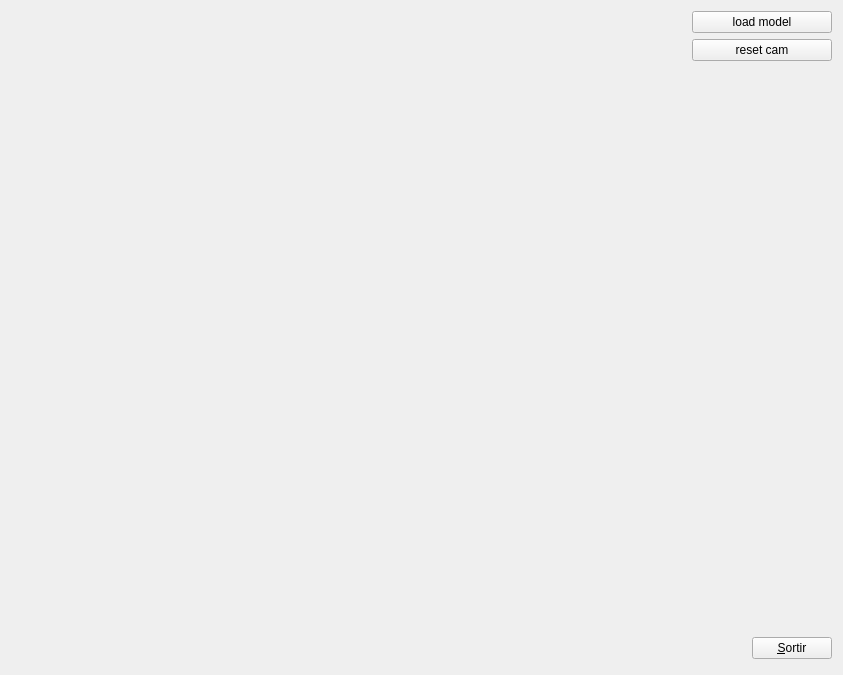
<?xml version="1.0" encoding="UTF-8"?>
<ui version="4.0">
 <class>Principal</class>
 <widget class="QWidget" name="Principal">
  <property name="geometry">
   <rect>
    <x>0</x>
    <y>0</y>
    <width>843</width>
    <height>675</height>
   </rect>
  </property>
  <property name="sizePolicy">
   <sizepolicy hsizetype="MinimumExpanding" vsizetype="Expanding">
    <horstretch>0</horstretch>
    <verstretch>0</verstretch>
   </sizepolicy>
  </property>
  <property name="minimumSize">
   <size>
    <width>700</width>
    <height>574</height>
   </size>
  </property>
  <property name="sizeIncrement">
   <size>
    <width>1</width>
    <height>1</height>
   </size>
  </property>
  <property name="windowTitle">
   <string>Form1</string>
  </property>
  <layout class="QHBoxLayout">
   <item>
    <widget class="GLWidget" name="gLWidget1" native="true">
     <property name="sizePolicy">
      <sizepolicy hsizetype="MinimumExpanding" vsizetype="Expanding">
       <horstretch>1</horstretch>
       <verstretch>1</verstretch>
      </sizepolicy>
     </property>
     <property name="minimumSize">
      <size>
       <width>500</width>
       <height>550</height>
      </size>
     </property>
     <property name="baseSize">
      <size>
       <width>522</width>
       <height>568</height>
      </size>
     </property>
     <property name="focusPolicy">
      <enum>Qt::StrongFocus</enum>
     </property>
    </widget>
   </item>
   <item>
    <layout class="QVBoxLayout">
     <item>
      <widget class="QPushButton" name="pushButton2">
       <property name="sizePolicy">
        <sizepolicy hsizetype="MinimumExpanding" vsizetype="Fixed">
         <horstretch>0</horstretch>
         <verstretch>0</verstretch>
        </sizepolicy>
       </property>
       <property name="minimumSize">
        <size>
         <width>0</width>
         <height>0</height>
        </size>
       </property>
       <property name="text">
        <string>load model</string>
       </property>
      </widget>
     </item>
     <item>
      <widget class="QPushButton" name="pushButton2_2">
       <property name="sizePolicy">
        <sizepolicy hsizetype="MinimumExpanding" vsizetype="Fixed">
         <horstretch>0</horstretch>
         <verstretch>0</verstretch>
        </sizepolicy>
       </property>
       <property name="text">
        <string>reset cam</string>
       </property>
      </widget>
     </item>
     <item>
      <spacer name="spacer1">
       <property name="orientation">
        <enum>Qt::Vertical</enum>
       </property>
       <property name="sizeType">
        <enum>QSizePolicy::Expanding</enum>
       </property>
       <property name="sizeHint" stdset="0">
        <size>
         <width>20</width>
         <height>340</height>
        </size>
       </property>
      </spacer>
     </item>
     <item>
      <layout class="QHBoxLayout">
       <item>
        <spacer name="spacer3">
         <property name="orientation">
          <enum>Qt::Horizontal</enum>
         </property>
         <property name="sizeType">
          <enum>QSizePolicy::Fixed</enum>
         </property>
         <property name="sizeHint" stdset="0">
          <size>
           <width>60</width>
           <height>31</height>
          </size>
         </property>
        </spacer>
       </item>
       <item>
        <widget class="QPushButton" name="pushButton1">
         <property name="sizePolicy">
          <sizepolicy hsizetype="Fixed" vsizetype="Fixed">
           <horstretch>0</horstretch>
           <verstretch>0</verstretch>
          </sizepolicy>
         </property>
         <property name="minimumSize">
          <size>
           <width>75</width>
           <height>0</height>
          </size>
         </property>
         <property name="text">
          <string>&amp;Sortir</string>
         </property>
         <property name="shortcut">
          <string>Alt+S</string>
         </property>
        </widget>
       </item>
      </layout>
     </item>
    </layout>
   </item>
  </layout>
 </widget>
 <layoutdefault spacing="6" margin="11"/>
 <customwidgets>
  <customwidget>
   <class>GLWidget</class>
   <extends>QWidget</extends>
   <header>glwidget.h</header>
   <slots>
    <slot>loadModel()</slot>
   </slots>
  </customwidget>
 </customwidgets>
 <includes>
  <include location="local">glwidget.h</include>
 </includes>
 <resources/>
 <connections>
  <connection>
   <sender>pushButton1</sender>
   <signal>clicked()</signal>
   <receiver>Principal</receiver>
   <slot>close()</slot>
   <hints>
    <hint type="sourcelabel">
     <x>741</x>
     <y>544</y>
    </hint>
    <hint type="destinationlabel">
     <x>20</x>
     <y>20</y>
    </hint>
   </hints>
  </connection>
  <connection>
   <sender>pushButton2_2</sender>
   <signal>clicked()</signal>
   <receiver>gLWidget1</receiver>
   <slot>resetCam()</slot>
   <hints>
    <hint type="sourcelabel">
     <x>629</x>
     <y>66</y>
    </hint>
    <hint type="destinationlabel">
     <x>20</x>
     <y>20</y>
    </hint>
   </hints>
  </connection>
  <connection>
   <sender>pushButton2</sender>
   <signal>clicked()</signal>
   <receiver>gLWidget1</receiver>
   <slot>loadModel()</slot>
   <hints>
    <hint type="sourcelabel">
     <x>767</x>
     <y>16</y>
    </hint>
    <hint type="destinationlabel">
     <x>347</x>
     <y>337</y>
    </hint>
   </hints>
  </connection>
 </connections>
</ui>
